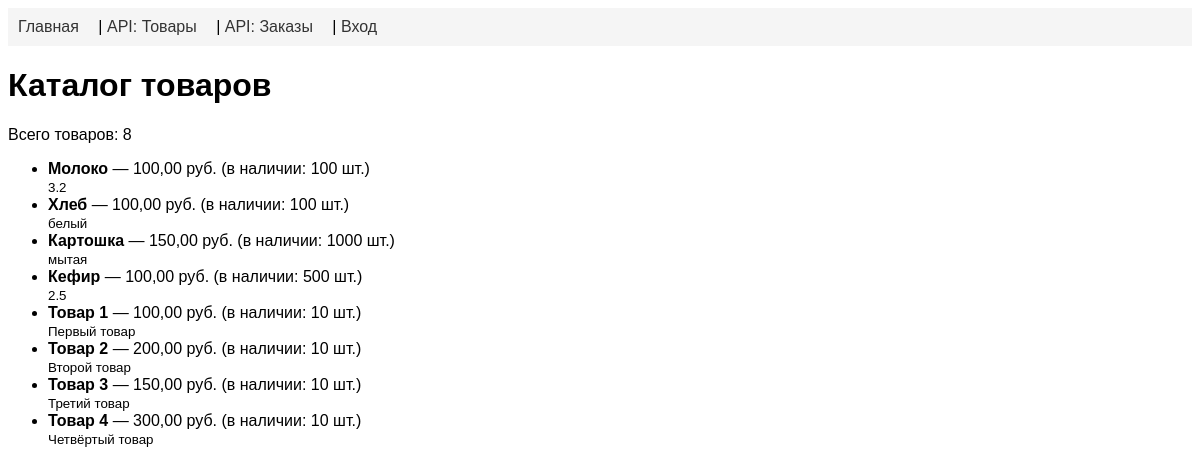
The page / on the database its author committed.
### shopapp/models.py (models this page shows, shortened)
class Product(models.Model):
    name = models.CharField(max_length=200)
    description = models.TextField(blank=True)
    price = models.DecimalField(max_digits=10, decimal_places=2)
    quantity = models.PositiveIntegerField(default=0)
    archived = models.BooleanField(default=False)
    created_by = models.ForeignKey(User, on_delete=models.CASCADE)
    updated_at = models.DateTimeField(auto_now=True)  # Новое поле

### shopapp/views.py (the view)
# urls.py: path("", home, name="home"),
def home(request):
    products = Product.objects.filter(archived=False)
    return render(request, "shopapp/home.html", {"products": products})

### shopapp/templates/shopapp/home.html (shortened to what this page needs)
{% extends 'base.html' %}
{% block content %}
    <h1>Каталог товаров</h1>
    {% if products %}
        <p>Всего товаров: {{ products.count }}</p>
        <ul>
            {% for product in products %}
                {% if not product.archived %}
                    <li>
                        <strong>{{ product.name }}</strong>
                        — {{ product.price }} руб.
                        {% if product.quantity > 0 %}
                            (в наличии: {{ product.quantity }} шт.)
                        {% else %}
                            (нет в наличии)
                        {% endif %}
                        {% if product.description %}
                            <br><small>{{ product.description }}</small>
                        {% endif %}
                    </li>
                {% endif %}
            {% endfor %}
        </ul>
    {% else %}
        <p>Товаров пока нет.</p>
    {% endif %}
{% endblock %}

### templates/base.html (shortened to what this page needs)
<!DOCTYPE html>
<html lang="ru">
<head>
</head>
<body>
    <nav>
        <a href="/">Главная</a> |
        <a href="/api/products/">API: Товары</a> |
        <a href="/api/orders/">API: Заказы</a> |
        {% if user.is_authenticated %}
            <a href="{% url 'accounts:about_me' %}">О себе</a> |
            <form action="{% url 'accounts:logout' %}" method="post" style="display:inline;">
                {% csrf_token %}
                <button type="submit" class="logout-btn">Выход ({{ user.username }})</button>
            </form>
        {% else %}
            <a href="{% url 'accounts:login' %}">Вход</a>
        {% endif %}
    </nav>
    {% block content %}{% endblock %}
</body>
</html>

### templates/base.html (style rules this page uses)
body { font-family: Arial, sans-serif; }
nav { background-color: #f5f5f5; padding: 10px; margin-bottom: 20px; }
a { margin-right: 15px; text-decoration: none; color: #333; }

### rows shown on the page
Product: name "Молоко", price "100,00", quantity "100", description "3.2"
Product: name "Хлеб", price "100,00", quantity "100", description "белый"
Product: name "Картошка", price "150,00", quantity "1000", description "мытая"
Product: name "Кефир", price "100,00", quantity "500", description "2.5"
Product: name "Товар 1", price "100,00", quantity "10", description "Первый товар"
Product: name "Товар 2", price "200,00", quantity "10", description "Второй товар"
Product: name "Товар 3", price "150,00", quantity "10", description "Третий товар"
Product: name "Товар 4", price "300,00", quantity "10", description "Четвёртый товар"

### other values the page prints
{{ products.count }} "8"
